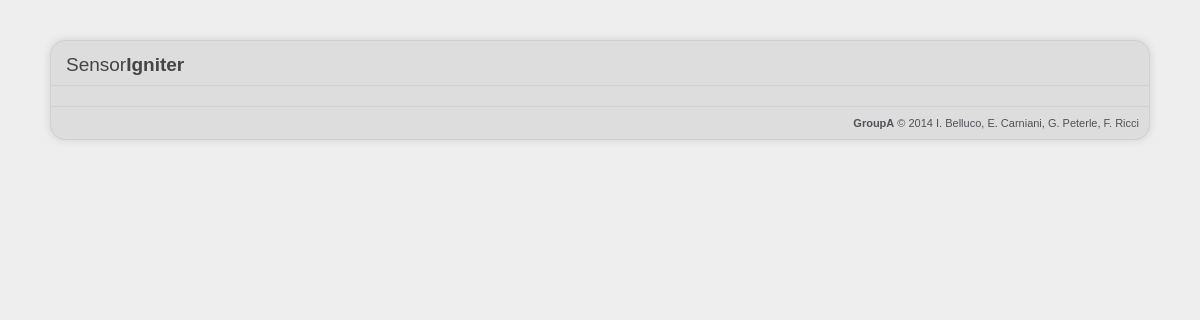
Before: / with the older database file.
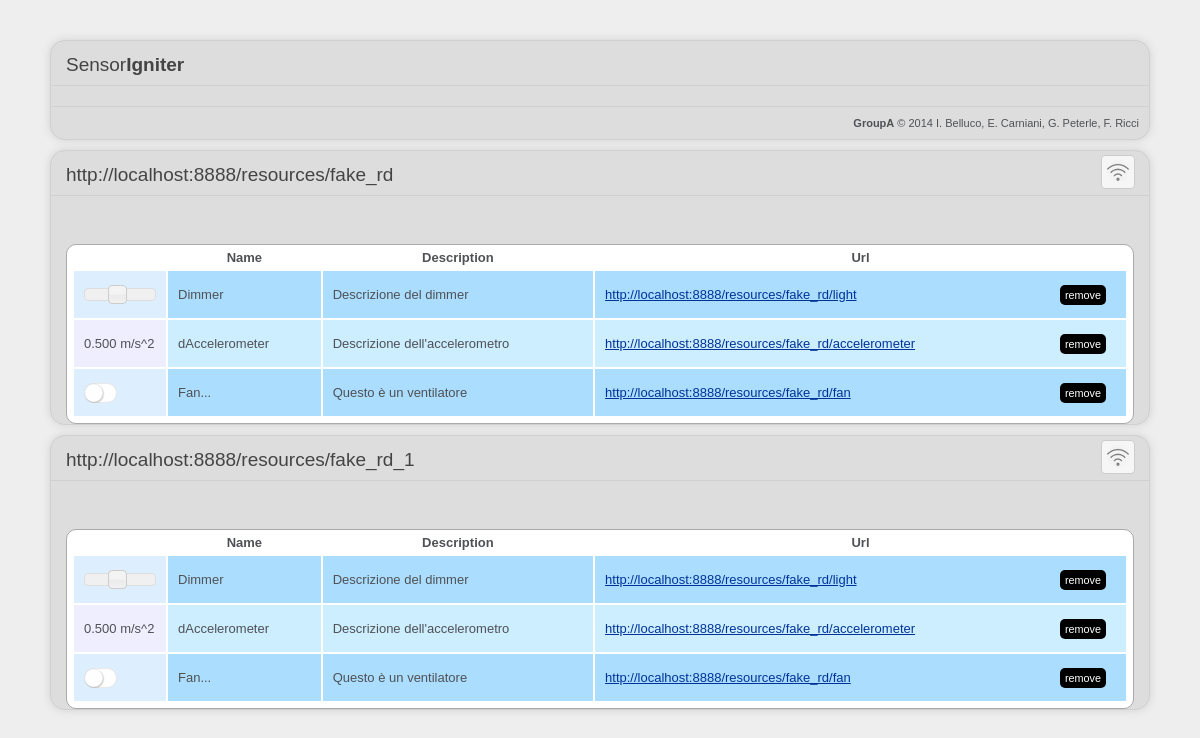
After: the same page with the newer database file.
### tables this page shows
CREATE TABLE `Directory` (
  `id` int(11) unsigned NOT NULL AUTO_INCREMENT,
  `url` varchar(255) NOT NULL DEFAULT '',
  `description` varchar(255) NOT NULL DEFAULT '',
  `name` varchar(255) NOT NULL DEFAULT '',
  PRIMARY KEY (`id`),
  UNIQUE KEY `url` (`url`)
);

CREATE TABLE `Resource` (
  `id` int(11) unsigned NOT NULL AUTO_INCREMENT,
  `name` varchar(255) NOT NULL DEFAULT '',
  `description` varchar(255) NOT NULL DEFAULT '',
  `currentValue` decimal(10,3) NOT NULL DEFAULT '0.000',
  `resType` enum('sensor','switch','dimmer') NOT NULL DEFAULT 'sensor',
  `unit` varchar(32) NOT NULL DEFAULT '',
  `timestamp` timestamp NOT NULL DEFAULT CURRENT_TIMESTAMP ON UPDATE CURRENT_TIMESTAMP,
  `url` varchar(255) NOT NULL DEFAULT '',
  PRIMARY KEY (`id`),
  UNIQUE KEY `name` (`name`),
  UNIQUE KEY `url` (`url`)
);

### application/controllers/directories.php (called while the page is built, shortened)
<?php if ( ! defined('BASEPATH')) exit('No direct script access allowed');
class Directories extends CI_Controller {
	public function index() {
		$directories = $this->Directory_model->list_all();
		$this->load->view('list_directories', array("directories" => $directories));
	}
}

### index.php (called while the page is built, shortened)
<?php
require_once BASEPATH.'core/CodeIgniter.php';

### application/models/directory_model.php (called while the page is built, shortened)
<?php
class Directory_model extends CI_Model {
	function list_all() {
		return $this->db->get(Directory_model::TABLENAME)->result();
	}
}

### application/models/resource_model.php (called while the page is built, shortened)
<?php
class Resource_model extends CI_Model {
	function list_by_directory($directory_id) {
		return $this->db->get(Resource_model::TABLENAME)->result();
	}
}

### application/views/ajax_list_resources.php (the view, shortened to what this page needs)
<table class="new resources">
	<thead>
		<th class="value"></th>
		<th class="name">Name</th>
		<th class="description">Description</th>
		<th class="url">Url</th>
	</thead>
	<tbody>
<?php
$i = 0;
foreach($resources as $resource) {
	echo '<tr class="resource '.($i % 2? 'odd' : 'even').'">';
	echo '<td class="value">';
	switch($resource->resType) {
	case "switch":
		echo '<div class="switch '.($resource->currentValue > 0? "on" : "off").'" rel="'.$resource->id.'"></div>';
		break;
	case "dimmer":
		echo '<div class="dimmer" rel="'.$resource->id.'" data="'.$resource->currentValue.'"></div>';
		break;
	default:
		echo '<div class="sensor" title="Refresh sensor value" rel="'.$resource->id.'">'.$resource->currentValue." ".$resource->unit."</div>";
		break;
	}
	echo '</td>';
	echo '<td><div class="editable" rel="'.$resource->id.'" data="name">'.$resource->name."</div></td>";
	echo '<td><div class="editable" rel="'.$resource->id.'" data="description">'.$resource->description."</div></td>";
	echo '<td><div class="remove smallButton" rel="'.$resource->id.'">Remove</div>';
	echo '<a class="chart" title="Sensed values" href="/resources/chart/'.$resource->id.'">'.$resource->url."</a></td>";
	echo "</tr>";
	$i++;
}
?>
	</tbody>
</table>

### application/views/header.php (shortened to what this page needs)
<!DOCTYPE html>
<html lang="en">
<head>
	<link href="/css/style.css" rel="stylesheet" type="text/css">
	<link rel="stylesheet" href="/css/ui-lightness/jquery-ui-1.10.4.min.css">
    <link rel="stylesheet" href="/js/fancybox/jquery.fancybox.css?v=2.1.15" type="text/css" media="screen" />
</head>
<body>
<div class="container">
	<h1>Sensor<b>Igniter</b></h1>
	<p class="footer"><strong>GroupA</strong> &copy; 2014 I. Belluco, E. Carniani, G. Peterle, F. Ricci</p>
</div>

### application/views/footer.php
</body>
</html>

### application/views/list_directories.php (shortened to what this page needs)
<?php $this->load->view('header');?>
<?php foreach($directories as $directory) { ?>
<div class="container directory">
	<h1><?php echo $directory->url; ?></h1>
	<div class="toolbar">
		<div class="refreshDirectory" rel="<?php echo $directory->id; ?>" title="Reload resource directory"></div>
	</div>
	<div class="body">
	<?php $this->load->view('ajax_list_resources', array('resources' => $this->Resource_model->list_by_directory($directory->id))); ?>
	</div>
</div>
<?php } ?>
<?php $this->load->view('footer');?>

### css/style.css (style rules this page uses)
html { background-color: #eee; }
.smallButton { background-color: black; color: white; text-transform: lowercase; padding-left: 5px; padding-right: 5px; font-size:smaller; border-radius: 5px; float: right; margin-right: 10px; cursor: pointer; }
.editable { cursor: pointer; }
.toolbar { float: right; position: relative; right: 13px; top: -55px; }
.refreshDirectory { background-image: url(/images/refreshDirectory.png) !important; background-position: center center; background-repeat: no-repeat !important; width: 32px; height: 32px; }
table { background-color: white; width: 100%; border: 1px solid #aaa; border-radius: 10px; padding-bottom: 5px; padding-left: 5px; padding-right: 5px; }
th.value { width: 90px; }
table.resources td { padding-left: 10px; padding-right: 10px; height: 45px; }
.odd td.value { background-color: #eef; }
.even td.value { background-color: #def; }
tr.odd { background-color: #cef; }
tr.even { background-color: #adf; }
.dimmer, .sensor { cursor: pointer; }
div.switch { background-image: url(/images/switchOff.png); background-repeat: no-repeat; background-position: top left; width: 35px; height: 20px; cursor: pointer; }
body { margin: 40px; font: 13px/20px normal Helvetica, Arial, sans-serif; color: #4F5155; }
a { color: #003399; background-color: transparent; font-weight: normal; }
h1 { color: #444; background-color: transparent; border-bottom: 1px solid #D0D0D0; font-size: 19px; font-weight: normal; margin: 0 0 14px 0; padding: 14px 15px 10px 15px; }
.body { margin: 0 15px 0 15px; }
p.footer { text-align: right; font-size: 11px; border-top: 1px solid #D0D0D0; line-height: 32px; padding: 0 10px 0 10px; margin: 20px 0 0 0; }
.container { background-color: #ddd; margin: 10px; border: 1px solid #D0D0D0; -webkit-box-shadow: 0 0 8px #D0D0D0; border-radius: 15px; }

Changed rows visible on the page:
added directory: url "http://localhost:8888/resources/fake_rd"
now on this page (row edited): resource: shows a picture, name "Dimmer", description "Descrizione del dimmer", url "http://localhost:8888/resources/fake_rd/light"
now on this page (row edited): resource: currentValue "0.500", unit "m/s^2", name "dAccelerometer", description "Descrizione dell'accelerometro", url "http://localhost:8888/resources/fake_rd/accelerometer"
now on this page (row edited): resource: shows a picture, name "Fan...", description "Questo è un ventilatore", url "http://localhost:8888/resources/fake_rd/fan"
added directory: url "http://localhost:8888/resources/fake_rd_1"
